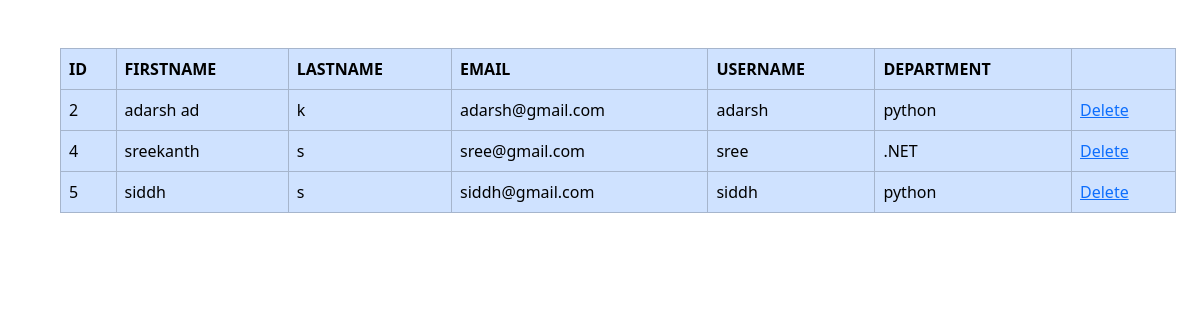
The page /adminteacher on the database its author committed.
### newapp/models.py (models this page shows)
class Teacher(models.Model):
    depid=models.ForeignKey(Department,on_delete=models.CASCADE)
    tid=models.ForeignKey(User,on_delete=models.CASCADE)
    Age=models.IntegerField()
    Address=models.CharField(max_length=100)
    Qualification=models.CharField(max_length=100)

class User(AbstractUser):
    usertype=models.CharField(max_length=50)

class Department(models.Model):
    Dep_Name=models.CharField(max_length=100)

### newapp/views.py (the view)
# urls.py: path('adminteacher',views.adminteacher,name='adminteacher'),
def adminteacher(request):
    x=Teacher.objects.all()
    return render(request,'adminteacher.html',{'x':x})

### newapp/templates/adminteacher.html (shortened to what this page needs)
<!DOCTYPE html>
<html lang="en">
<head>
    <link href="https://cdn.jsdelivr.net/npm/bootstrap@5.3.3/dist/css/bootstrap.min.css" rel="stylesheet">
</head>
</head>
<body>
    <div class="container m-5">
    <table  class="table table-bordered table-primary">
        <tr>
            <th>ID</th>
            <th>FIRSTNAME</th>
            <th>LASTNAME</th>
            <th>EMAIL</th>
            <th>USERNAME</th>
            <th>DEPARTMENT</th>
            <th></th>
        </tr>
        {% for i in x %}
        <tr>
            <td>{{i.id}}</td>
            <td>{{i.tid.first_name}}</td>
            <td>{{i.tid.last_name}}</td>
            <td>{{i.tid.email}}</td>
            <td>{{i.tid.username}}</td>
            <td>{{i.depid.Dep_Name}}</td>
            <td><a href="deleteteach/{{ i.tid_id }}">Delete</a></td>
        </tr>
        {% endfor %}
    </table>
</div>
</body>
</html>

### rows shown on the page
Teacher: id "2", tid.first_name "adarsh ad", tid.last_name "k", tid.email "adarsh@gmail.com", tid.username "adarsh", depid.Dep_Name "python"
Teacher: id "4", tid.first_name "sreekanth", tid.last_name "s", tid.email "sree@gmail.com", tid.username "sree", depid.Dep_Name ".NET"
Teacher: id "5", tid.first_name "siddh", tid.last_name "s", tid.email "siddh@gmail.com", tid.username "siddh", depid.Dep_Name "python"
